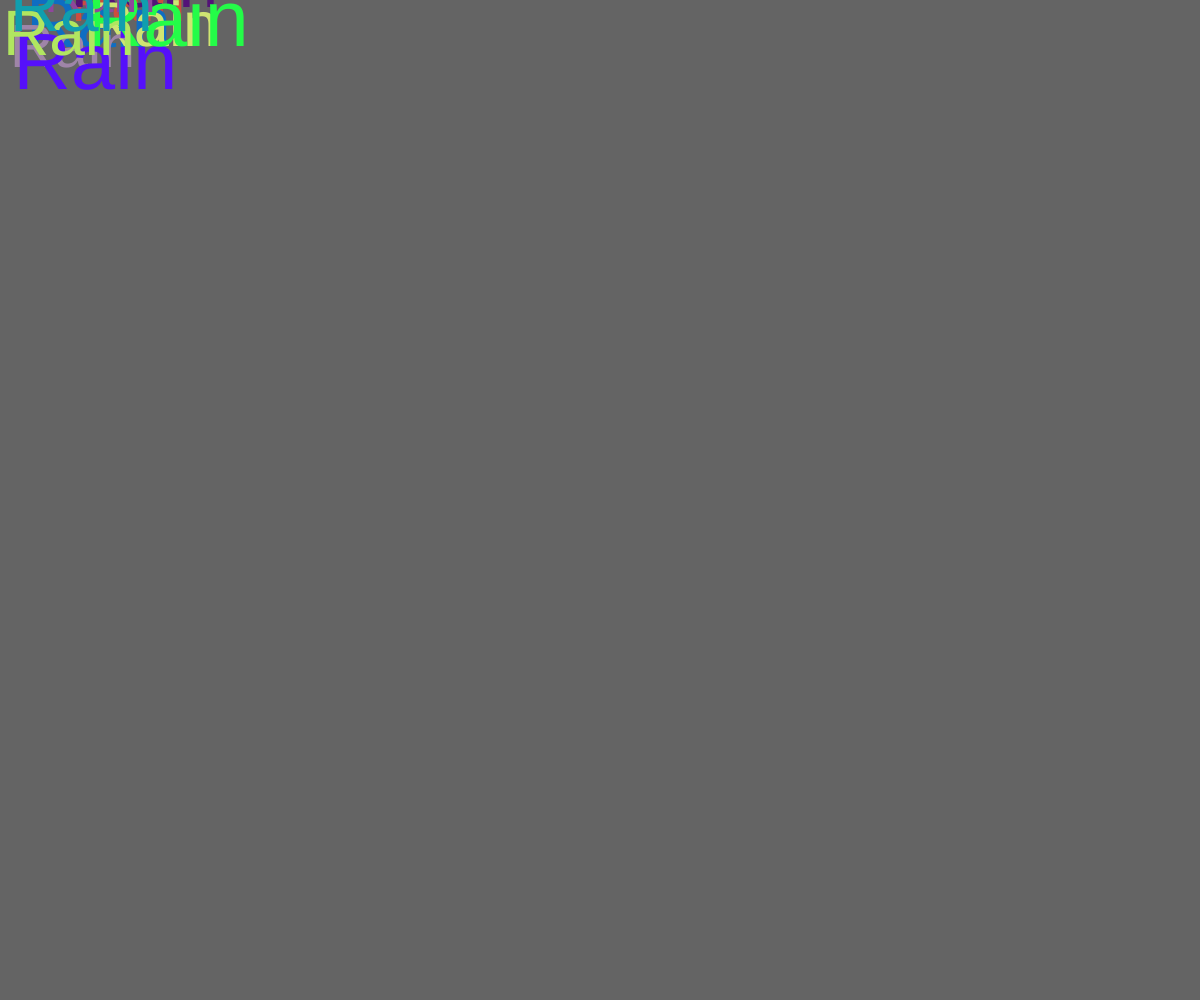
Frame 1 (no input)
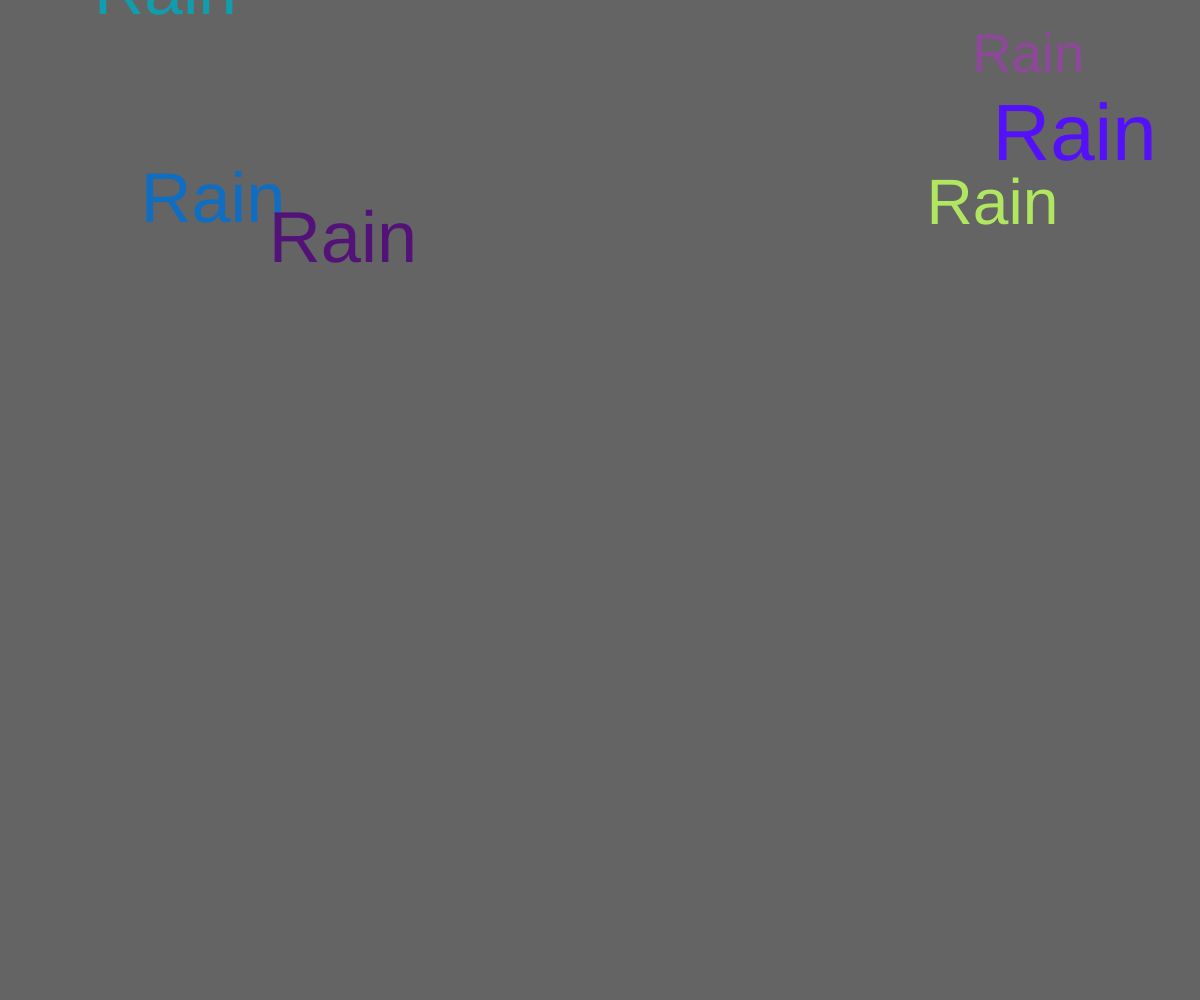
Frame 60 (no input)
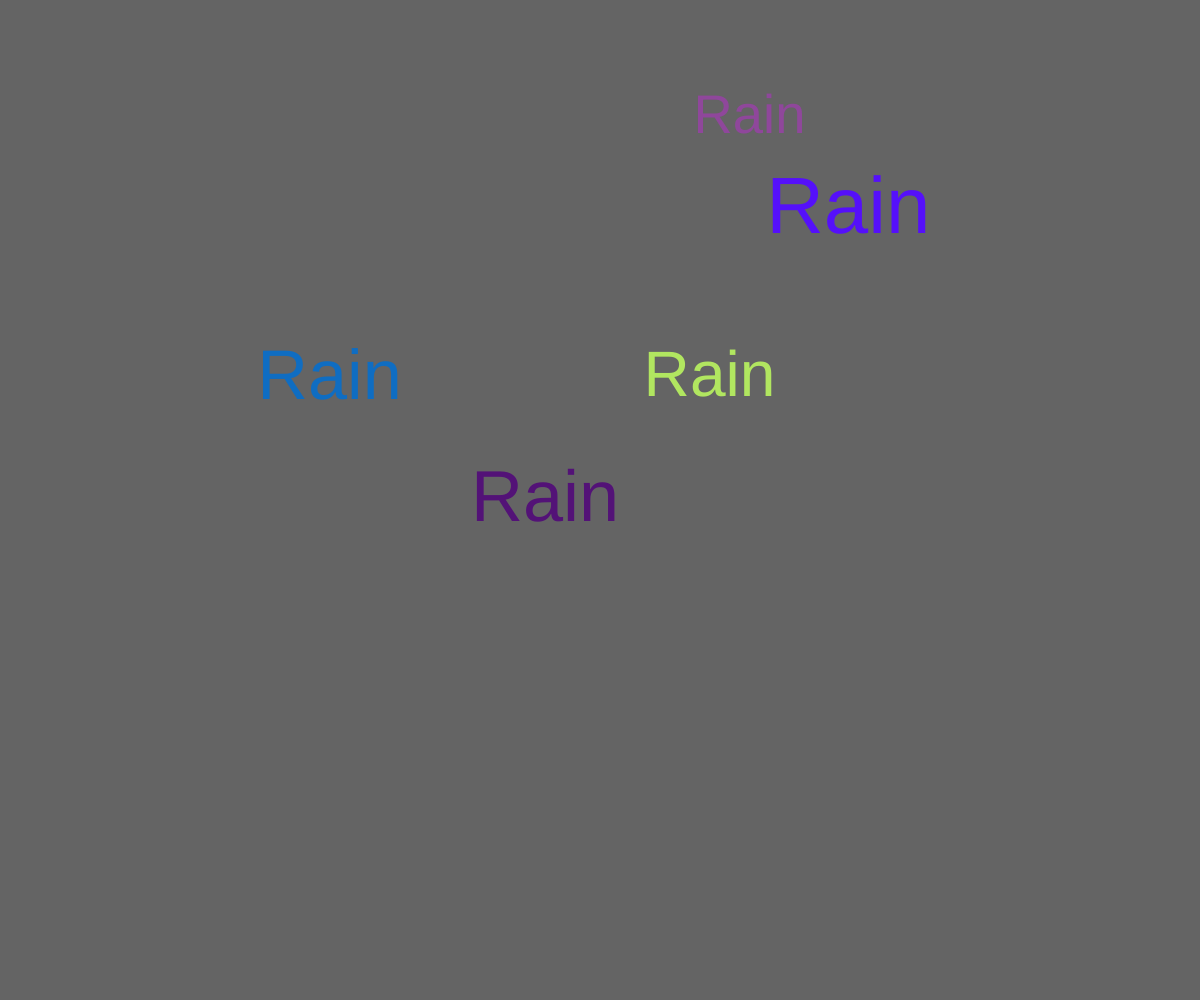
Frame 120 (the mouse pressed at the canvas centre since frame 60)

The p5.js sketch that drew these frames (run headless with seeded random() and noise() and a simulated clock; from frame 60 on, the mouse is pressed at the canvas centre):

// p5.js sketch
// ── sketch.js
// let myCar;

// let cars =[] ;
let rain = [];

function setup() {
  createCanvas(windowWidth, windowHeight);

  // Spawn an object

  // myCar = new Car();
  for (let i = 0; i < 10; i++) {
    rain.push(new Rain());
  }
}

function draw() {
  background(100);

  // myCar.display();
  // myCar.move();

  for (let i = 0; i < rain.length; i++) {
    rain[i].display();
    rain[i].move();
  }
}

// Car class
class Rain {
  // constructor and attributes
  constructor() {
    this.pos = createVector(random(100), random(100));
    this.vel = createVector(random(-5, 5), random(-5, 5));
    this.col = color(random(255), random(255), random(255));
    this.size = random(50, 80);
  }

  // methods

  display() {
    fill(this.col);
     textSize(this.size);
    text("Rain", this.pos.x, this.pos.y );
  }

  move() {
    this.pos.add(this.vel);
    if (this.pos.x > width) this.pos.x = 0;
    if (this.pos.x < 0) this.pos.x = width;
    if (this.pos.y > height) this.pos.y = 0;
    if (this.pos.y < 0) this.pos.x = height;
  }
}
